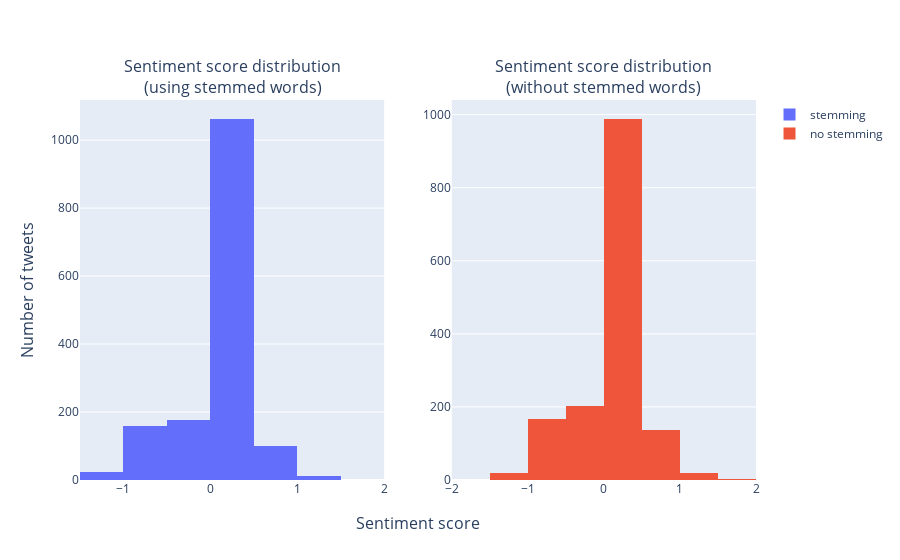

The notebook cell saved with this chart:
### Code cell
fig = make_subplots(
    rows=1, cols=2,
    subplot_titles=[
        'Sentiment score distribution<br>(using stemmed words)',
        'Sentiment score distribution<br>(without stemmed words)'
    ],
    x_title='Sentiment score',
    y_title='Number of tweets'
)
fig.add_trace(
    go.Histogram(
        x=df_en['sentiment_score_stemmed'],
        name='stemming',
        xbins=dict(
            start=-3.0,
            end=3,
            size=0.5
        )
    ),
        row=1, col=1
)
fig.add_trace(
    go.Histogram(
        x=df_en['sentiment_score'],
        name='no stemming',
        xbins=dict(
            start=-3.0,
            end=3.0,
            size=0.5
        )
    ),
        row=1, col=2
)
fig.show()

### Figure 1 — Plotly figure (JSON) as saved in the notebook; plotly's stock layout.template omitted (floating-point values rounded to 4 significant figures; data arrays with more than 128 entries replaced by an {"elided": "..."} marker saying what was removed)
{"data": [{"name": "stemming", "type": "histogram", "x": {"elided": "1537 float values"}, "xaxis": "x", "xbins": {"end": 3, "size": 0.5, "start": -3}, "yaxis": "y"}, {"name": "no stemming", "type": "histogram", "x": {"elided": "1537 float values"}, "xaxis": "x2", "xbins": {"end": 3, "size": 0.5, "start": -3}, "yaxis": "y2"}], "layout": {"annotations": [{"font": {"size": 16}, "showarrow": false, "text": "Sentiment score distribution<br>(using stemmed words)", "x": 0.225, "xanchor": "center", "xref": "paper", "y": 1, "yanchor": "bottom", "yref": "paper"}, {"font": {"size": 16}, "showarrow": false, "text": "Sentiment score distribution<br>(without stemmed words)", "x": 0.775, "xanchor": "center", "xref": "paper", "y": 1, "yanchor": "bottom", "yref": "paper"}, {"font": {"size": 16}, "showarrow": false, "text": "Sentiment score", "x": 0.5, "xanchor": "center", "xref": "paper", "y": 0, "yanchor": "top", "yref": "paper", "yshift": -30}, {"font": {"size": 16}, "showarrow": false, "text": "Number of tweets", "textangle": -90, "x": 0, "xanchor": "right", "xref": "paper", "xshift": -40, "y": 0.5, "yanchor": "middle", "yref": "paper"}], "autosize": true, "xaxis": {"anchor": "y", "autorange": true, "domain": [0, 0.45], "range": [-1.5, 2], "type": "linear"}, "xaxis2": {"anchor": "y2", "autorange": true, "domain": [0.55, 1], "range": [-2, 2], "type": "linear"}, "yaxis": {"anchor": "x", "autorange": true, "domain": [0, 1], "range": [0, 1118.0]}, "yaxis2": {"anchor": "x2", "autorange": true, "domain": [0, 1], "range": [0, 1040]}}}
